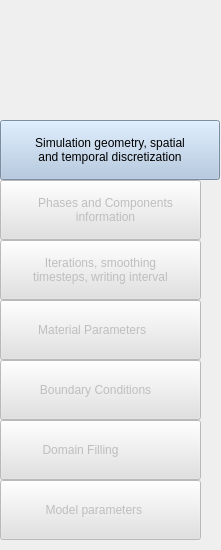
  <widget class="QWidget" name="Side_widget" native="true">
   <property name="geometry">
    <rect>
     <x>0</x>
     <y>0</y>
     <width>221</width>
     <height>550</height>
    </rect>
   </property>
   <widget class="QPushButton" name="sideBtn1">
    <property name="geometry">
     <rect>
      <x>0</x>
      <y>120</y>
      <width>220</width>
      <height>60</height>
     </rect>
    </property>
    <property name="styleSheet">
     <string notr="true">background-color: rgb(171, 196, 223);
font: 10pt &quot;Ubuntu&quot;;
text-align : center;
</string>
    </property>
    <property name="text">
     <string>Simulation geometry, spatial 
and temporal discretization</string>
    </property>
    <property name="icon">
     <iconset>
      <normaloff>:/mainWindow/resources/favicon.png</normaloff>:/mainWindow/resources/favicon.png</iconset>
    </property>
    <property name="iconSize">
     <size>
      <width>26</width>
      <height>26</height>
     </size>
    </property>
   </widget>
   <widget class="QLabel" name="logo">
    <property name="geometry">
     <rect>
      <x>20</x>
      <y>30</y>
      <width>200</width>
      <height>70</height>
     </rect>
    </property>
    <property name="font">
     <font>
      <pointsize>23</pointsize>
      <weight>75</weight>
      <italic>false</italic>
      <bold>true</bold>
     </font>
    </property>
    <property name="text">
     <string/>
    </property>
   </widget>
   <widget class="QPushButton" name="sideBtn2">
    <property name="enabled">
     <bool>false</bool>
    </property>
    <property name="geometry">
     <rect>
      <x>0</x>
      <y>180</y>
      <width>201</width>
      <height>60</height>
     </rect>
    </property>
    <property name="layoutDirection">
     <enum>Qt::LeftToRight</enum>
    </property>
    <property name="styleSheet">
     <string notr="true">font: 10pt &quot;Ubuntu&quot;;
background-color: rgb(225, 225, 225);
text-align : center</string>
    </property>
    <property name="text">
     <string>   Phases and Components 
   information</string>
    </property>
    <property name="icon">
     <iconset>
      <normaloff>:/mainWindow/resources/phases.png</normaloff>:/mainWindow/resources/phases.png</iconset>
    </property>
    <property name="iconSize">
     <size>
      <width>26</width>
      <height>26</height>
     </size>
    </property>
   </widget>
   <widget class="QPushButton" name="sideBtn5">
    <property name="enabled">
     <bool>false</bool>
    </property>
    <property name="geometry">
     <rect>
      <x>0</x>
      <y>360</y>
      <width>201</width>
      <height>60</height>
     </rect>
    </property>
    <property name="styleSheet">
     <string notr="true">font: 10pt &quot;Ubuntu&quot;;
background-color: rgb(225, 225, 225);</string>
    </property>
    <property name="text">
     <string>   Boundary Conditions      </string>
    </property>
    <property name="iconSize">
     <size>
      <width>34</width>
      <height>34</height>
     </size>
    </property>
   </widget>
   <widget class="QPushButton" name="sideBtn3">
    <property name="enabled">
     <bool>false</bool>
    </property>
    <property name="geometry">
     <rect>
      <x>0</x>
      <y>240</y>
      <width>201</width>
      <height>60</height>
     </rect>
    </property>
    <property name="styleSheet">
     <string notr="true">font: 10pt &quot;Ubuntu&quot;;
background-color: rgb(225, 225, 225);</string>
    </property>
    <property name="text">
     <string>Iterations, smoothing 
timesteps, writing interval</string>
    </property>
    <property name="icon">
     <iconset>
      <normaloff>:/mainWindow/resources/time.png</normaloff>:/mainWindow/resources/time.png</iconset>
    </property>
    <property name="iconSize">
     <size>
      <width>26</width>
      <height>26</height>
     </size>
    </property>
   </widget>
   <widget class="QPushButton" name="sideBtn4">
    <property name="enabled">
     <bool>false</bool>
    </property>
    <property name="geometry">
     <rect>
      <x>0</x>
      <y>300</y>
      <width>201</width>
      <height>60</height>
     </rect>
    </property>
    <property name="styleSheet">
     <string notr="true">font: 10pt &quot;Ubuntu&quot;;
background-color: rgb(225, 225, 225);
text-align : center;</string>
    </property>
    <property name="text">
     <string>   Material Parameters        </string>
    </property>
    <property name="icon">
     <iconset>
      <normaloff>:/mainWindow/resources/nacl.png</normaloff>:/mainWindow/resources/nacl.png</iconset>
    </property>
    <property name="iconSize">
     <size>
      <width>26</width>
      <height>26</height>
     </size>
    </property>
   </widget>
   <widget class="QPushButton" name="sideBtn7">
    <property name="enabled">
     <bool>false</bool>
    </property>
    <property name="geometry">
     <rect>
      <x>0</x>
      <y>480</y>
      <width>201</width>
      <height>60</height>
     </rect>
    </property>
    <property name="styleSheet">
     <string notr="true">font: 10pt &quot;Ubuntu&quot;;
background-color: rgb(225, 225, 225);</string>
    </property>
    <property name="text">
     <string>     Model parameters         </string>
    </property>
    <property name="iconSize">
     <size>
      <width>26</width>
      <height>26</height>
     </size>
    </property>
   </widget>
   <widget class="QPushButton" name="sideBtn6">
    <property name="enabled">
     <bool>false</bool>
    </property>
    <property name="geometry">
     <rect>
      <x>0</x>
      <y>420</y>
      <width>201</width>
      <height>60</height>
     </rect>
    </property>
    <property name="styleSheet">
     <string notr="true">font: 10pt &quot;Ubuntu&quot;;
background-color: rgb(225, 225, 225);</string>
    </property>
    <property name="text">
     <string>      Domain Filling                  </string>
    </property>
    <property name="icon">
     <iconset>
      <normaloff>../../.designer/backup/shape.png</normaloff>../../.designer/backup/shape.png</iconset>
    </property>
    <property name="iconSize">
     <size>
      <width>35</width>
      <height>35</height>
     </size>
    </property>
   </widget>
  </widget>
